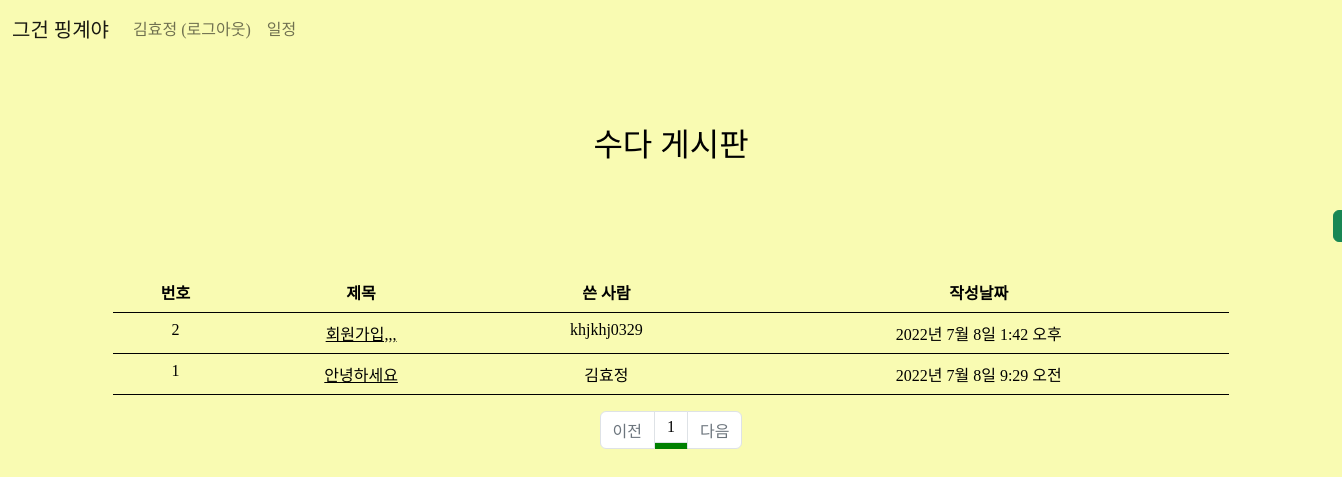
The page / (signed in) on the database its author committed.
### excuse/models.py (models this page shows, shortened)
class Excuse(models.Model):
    author = models.ForeignKey(User, on_delete=models.CASCADE)
    subject = models.CharField(max_length=200)
    content = models.TextField()
    create_date = models.DateTimeField()
    modify_date = models.DateTimeField(null=True, blank=True)

### excuse/views.py (the view)
# urls.py: path('', views.index, name='index'),
def index(request):
    page = request.GET.get('page', '1')  # 페이지
    question_list = Excuse.objects.order_by('-create_date')
    paginator = Paginator(question_list, 10)  # 페이지당 10개씩 보여주기
    page_obj = paginator.get_page(page)
    context = {'question_list': page_obj}
    return render(request, 'excuse/excuse_list.html', context)

### excuse/templatetags/pybo_filter.py (called while the page is built)
@register.filter
def sub(value, arg):
    return value - arg

### templates/excuse/excuse_list.html (shortened to what this page needs)
{% extends 'base.html' %}
{% block content %}
    {% load pybo_filter %}
{% load static %}
<link rel="stylesheet" href="{% static 'css/list.css' %}">
<h2>수다 게시판</h2>
<div class="container my-3">
<a id="create" href="{% url 'excuse:excuse_create' %}" class="btn btn-success">
    </a>
    <table class="table">
        <thead>
        <tr class="text-center table-white">
            <th>번호</th>
            <th>제목</th>
            <th>쓴 사람</th>
            <th>작성날짜</th>
        </tr>
        </thead>
        <tbody>
        {% if question_list %}
        {% for question in question_list %}
        <tr class="text-center">
            <td>
                {{ question_list.paginator.count|sub:question_list.start_index|sub:forloop.counter0|add:1 }}
            </td>
            <td class="text-center">
                <a href="{% url 'excuse:detail' question.id %}">{{ question.subject }}</a>
            </td>
            <td>{{ question.author.username }}</td>
            <td>{{ question.create_date }}</td>
        </tr>
        {% endfor %}
        {% else %}
        <tr>
            <td colspan="4">질문이 없어욥.</td>
        </tr>
        {% endif %}
        </tbody>
    </table>
    <ul class="pagination justify-content-center">
        {% if question_list.has_previous %}
        <li class="page-item">
            <a class="page-link" href="?page={{ question_list.previous_page_number }}">이전</a>
        </li>
        {% else %}
        <li class="page-item disabled">
            <a class="page-link" tabindex="-1" aria-disabled="true" href="#">이전</a>
        </li>
        {% endif %}
        {% for page_number in question_list.paginator.page_range %}
        {% if page_number >= question_list.number|add:-5 and page_number <= question_list.number|add:5 %}
        {% if page_number == question_list.number %}
        <li class="page-item" style="background-color: green" aria-current="page">
            <a class="page-link" href="?page={{ page_number }}">{{ page_number }}</a>
        </li>
        {% else %}
        <li class="page-item">
            <a class="page-link" href="?page={{ page_number }}">{{ page_number }}</a>
        </li>
        {% endif %}
        {% endif %}
        {% endfor %}
        {% if question_list.has_next %}
        <li class="page-item">
            <a class="page-link" href="?page={{ question_list.next_page_number }}">다음</a>
        </li>
        {% else %}
        <li class="page-item disabled">
            <a class="page-link" tabindex="-1" aria-disabled="true" href="#">다음</a>
        </li>
        {% endif %}
    </ul>
</div>
{% endblock %}

### templates/navbar.html (shortened to what this page needs)
<nav class="navbar navbar-expand-lg navbar-light bg-light border-bottom">
    <div class="container-fluid">
        <a class="navbar-brand" href="{% url 'excuse:index' %}">그건 핑계야</a>
        <div class="collapse navbar-collapse" id="navbarSupportedContent">
            <ul class="navbar-nav">
                <li class="nav-item">
                    {% if user.is_authenticated %}
                    <a class="nav-link" href="{% url 'common:logout' %}">{{ user.username }} (로그아웃)</a>
                    {% else %}
                    <a class="nav-link" href="{% url 'common:login' %}">로그인</a>
                    {% endif %}
                </li>
                <li>
                    <a class="nav-link" href="{% url 'calendar:calendar' %}">일정</a>
                </li>
            </ul>
        </div>
    </div>
</nav>

### static/css/list.css (style rules this page uses)
body { background-color: #F9FBB2; }
h2 { text-align: center; margin-top: 70px; }
#create { width: 70px; font-size: 12px; margin-left: 1220px; margin-bottom: 30px; margin-top: 30px; }

### rows shown on the page
Excuse: paginator.count|sub "2", subject "회원가입,,,", author.username "khjkhj0329", create_date "2022년 7월 8일 1:42 오후"
Excuse: paginator.count|sub "1", subject "안녕하세요", author.username "김효정", create_date "2022년 7월 8일 9:29 오전"

### other values the page prints
{{ user.username }} "김효정"
{{ page_number }} "1"
